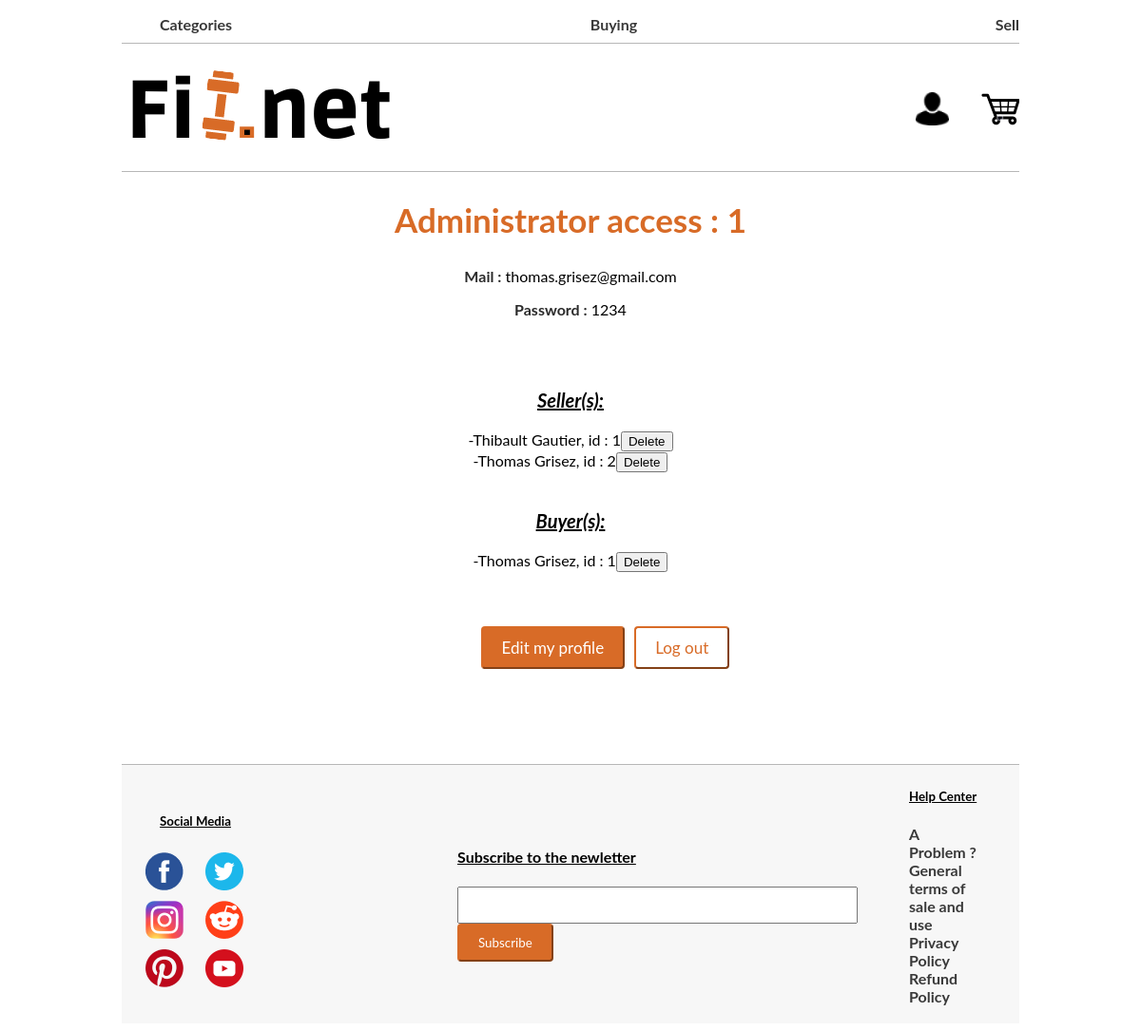
/PHP/adminProfile.php (signed in), run on the app's committed database.
### tables this page shows
CREATE TABLE IF NOT EXISTS `seller` (
  `id` int(11) NOT NULL AUTO_INCREMENT,
  `last_name` text NOT NULL,
  `first_name` text NOT NULL,
  `email` text NOT NULL,
  `password` text NOT NULL,
  `photo` text NOT NULL,
  `favorite_background` text NOT NULL,
  PRIMARY KEY (`id`)
);

CREATE TABLE IF NOT EXISTS `buyer` (
  `id` int(11) NOT NULL AUTO_INCREMENT,
  `last_name` text NOT NULL,
  `first_name` text NOT NULL,
  `address` text NOT NULL,
  `email` text NOT NULL,
  `password` int(11) NOT NULL,
  PRIMARY KEY (`id`)
);

### PHP/adminProfile.php (the view, shortened to what this page needs)
<!DOCTYPE html>
<html>
<head>
</head>
<body>
    <?php include 'header.php'?>
    <?php
        $mysqli = new mysqli('127.0.0.1','root', '', 'fitnet', NULL) or die("Connect failed");
    ?>
    <div class="profile" align="center">
        <h2 class="main_title">Administrator access<?php echo " : ".$_SESSION['id']; ?></h2>
        <p><span class="lis_of_information_title">Mail :</span> <?php echo $_SESSION['email']; ?></p>
        <p><span class="lis_of_information_title">Password :</span>  <?php echo $_SESSION['password']; ?></p>
        <br><br>
        <h3 style='font-size : 20px;'><u><em>Seller(s):</em></u></h3>
        <form method="POST">
        <?php
            $query = $mysqli->query("SELECT last_name, first_name, id FROM seller");
            if($query->num_rows > 0){
                while($row = $query->fetch_assoc()){
                    $idsel = $row['id'];
                    $idbutton = $idsel."-seller";
                    echo "-".$row['first_name']." ".$row['last_name'].", id : ".$idsel."<input class='button_suppr_from_seller' type='submit' name=$idbutton value='Delete'><br>";
                }
            }
        ?>
        </form>
        <br>
        <h3 style='font-size : 20px;'><u><em>Buyer(s):</em></u></h3>
        <form method="POST">
        <?php
            $query = $mysqli->query("SELECT last_name, first_name, id FROM buyer");
            if($query->num_rows > 0){
                while($row = $query->fetch_assoc()){
                    $idbuy = $row['id'];
                    $idbutton = $idbuy."-buyer";
                    echo "-".$row['first_name']." ".$row['last_name'].", id : $idbuy<input class='button_suppr_from_seller' type='submit' name=$idbutton value='Delete'><br>";
                }
            }
        ?>
        </form>
        <br><br><br>
        <div class="main_aspect_of_profile_bloc" id="bloc_button_buyer_profil">
            <div class="button_list_buyer_profil">
                <a href="editAdmin.php"><button class="button_of_informations"  id="edit_information_buyer">Edit my profile</button></a>
            </div>
            <div class="button_list_buyer_profil">
                <a href="logout.php"><button class="button_of_informations"  id="logout_information_buyer">Log out</button></a>
            </div>
        </div>
    </div>
    <?php include 'footer.php'?>
</body>
</html>

### CSS/header.css (style rules this page uses)
body { font-family: lato; padding-right: 10%; padding-left: 10%; }

### CSS/profileCSS.php (style rules this page uses)
.main_aspect_of_profile_bloc { margin : 0 auto; padding-right: 20%; padding-left: 20%; padding-bottom : 60px; display : flex; }
.main_title { color : #D86B27; font-size: 35px; }
.lis_of_information_title { font-weight : bold; color : #2B2B2B; }
#bloc_button_buyer_profil { display : flex; padding-right : 70px; padding-left : 40%; }
.button_list_buyer_profil { padding-right : 10px; padding-bottom : 40px; }
.button_of_informations { text-align : center; font-size : 17px; }
#edit_information_buyer { padding: 10px 20px 10px 20px; font-family: lato; text-align: center; border-radius: 4px; color : white; border-color: #D86B27; background-color: #D86B27; }
#logout_information_buyer { padding: 10px 20px 10px 20px; font-family: lato; text-align: center; border-radius: 4px; color : #D86B27; border-color: #D86B27; background-color: white; }

### data on the page
seller: first_name "Thibault", last_name "Gautier", id "1"
seller: first_name "Thomas", last_name "Grisez", id "2"
buyer: first_name "Thomas", last_name "Grisez", id "1"

### other printed values
$_SESSION['id'] "1"
$_SESSION['email'] "thomas.grisez@gmail.com"
$_SESSION['password'] "1234"
